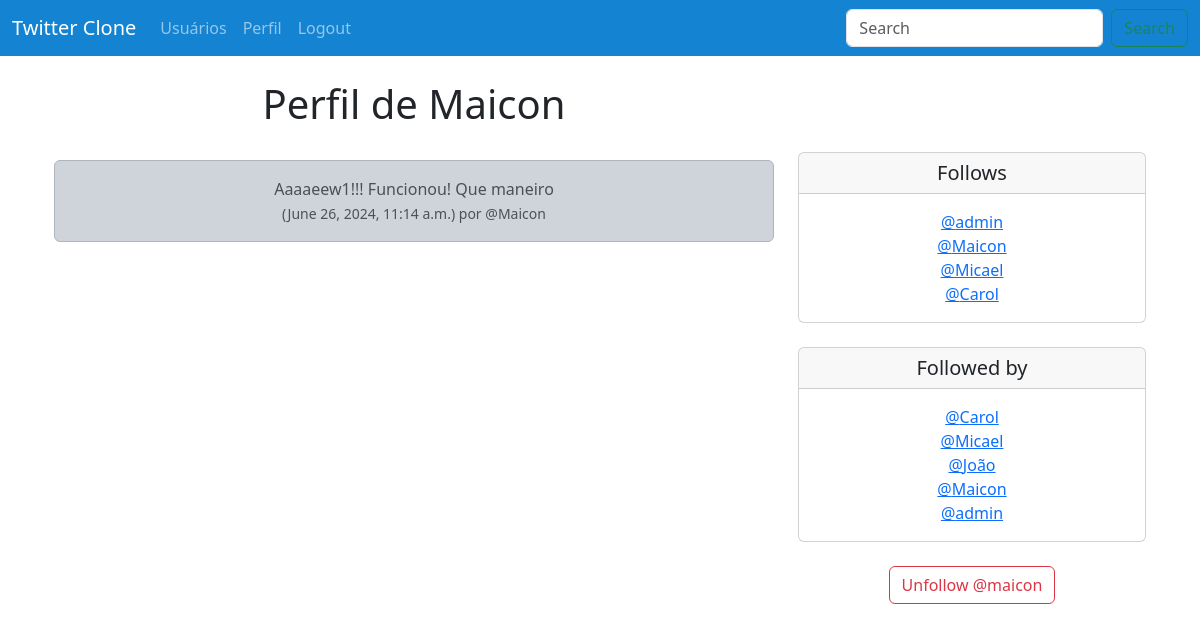
The app's page /profile/2 (signed in) with its own data.
### musker/models.py (models this page shows, shortened)
class Profile(models.Model):
    user = models.OneToOneField(User, on_delete=models.CASCADE)
    follows = models.ManyToManyField('self',
                                     related_name='followed_by',
                                     symmetrical=False,
                                     blank=True)
    datee_modified = models.DateTimeField(User, auto_now=True)
    def __str__(self):
        return self.user.username

class tweet(models.Model):
    user = models.ForeignKey(
        User, related_name="tweets",
        on_delete=models.DO_NOTHING
    )
    body = models.CharField(max_length=200)
    created_at = models.DateTimeField(auto_now_add=True)

### musker/views.py (the view, shortened to what this page needs)
# urls.py: path('profile/<int:pk>', views.profile, name='profile'),
def profile(request, pk):
     if request.user.is_authenticated:
        profile = Profile.objects.get(user_id = pk)
        tweets = tweet.objects.filter(user_id = pk).order_by("-created_at")
        return render(request, 'profile.html', {'profile':profile, "tweets":tweets})
     else:
        messages.success(request, ("Você deve estar logado.."))
        return redirect('home')

### musker/templates/profile.html (shortened to what this page needs)
{% extends 'base.html' %}
{% block content %}
{% if profile %}
<div class="container text-center">
    <div class="row">
        <div class="col-8">
            <h1>Perfil de {{ profile.user.username }}</h1>
            <br/>
            {% if tweets %}
              {% for tweet in tweets %}
                <div class="alert alert-dark" role="alert">
                  {{ tweet.body }}<br/>
                  <small class="text-muted">
                      ({{ tweet.created_at }}) por @{{ tweet.user.username }}
                  </small>
                </div>
                <br/>
              {% endfor %}
            {% endif %}
        </div>
        <div class="col-4">
            <br/><br/><br/>
            <div class="card">
                <h5 class="card-header">Follows</h5>
                <div class="card-body">
                  <p class="card-text">
                    {% for following in profile.follows.all %}
                        <a href="{% url 'profile' following.user.id%}">@{{following}}</a><br/>
                     {% endfor %}
                  </p>
                </div>
              </div>
              <br/>
              <div class="card">
                <h5 class="card-header">Followed by</h5>
                <div class="card-body">
                  <p class="card-text">
                    {% for following in profile.followed_by.all %}
                        <a href="{% url 'profile' following.user.id%}">@{{following}}</a><br/>
                    {% endfor %}
                  </p>
                </div>
              </div>
              <br/>
              <form method=POST>
                   {% if profile in user.profile.follows.all %}
                        <button class="btn btn-outline-danger"
                        name="follow" value="unfollow" type="submit">
                        Unfollow @{{ profile.user.username | lower }}</button>
                   {% else %}
                        <button class="btn btn-outline-success"
                        name="follow" value="follow" type="submit">
                        Follow @{{ profile.user.username | lower }}</button>
                   {% endif %}
              </form>
              <br/>
        </div>
    </div>
</div>
{% endif %}
{% endblock %}

### records on screen
Profile: user.username "Maicon", user.username "maicon"
tweet: body "Aaaaeew1!!! Funcionou! Que maneiro", created_at "June 26, 2024, 11:14 a.m.", user.username "Maicon"
Profile: user.username "admin"
Profile: user.username "Micael"
Profile: user.username "Carol"
Profile: user.username "João"
